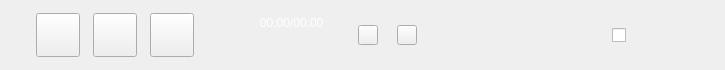
       <widget class="QWidget" name="bottomWidget" native="true">
        <property name="minimumSize">
         <size>
          <width>0</width>
          <height>70</height>
         </size>
        </property>
        <property name="maximumSize">
         <size>
          <width>16777215</width>
          <height>70</height>
         </size>
        </property>
        <property name="styleSheet">
         <string notr="true"/>
        </property>
        <layout class="QHBoxLayout" name="bottomWidgetLayout">
         <property name="spacing">
          <number>0</number>
         </property>
         <property name="leftMargin">
          <number>0</number>
         </property>
         <property name="topMargin">
          <number>0</number>
         </property>
         <property name="rightMargin">
          <number>0</number>
         </property>
         <property name="bottomMargin">
          <number>0</number>
         </property>
         <item>
          <widget class="QWidget" name="bottomLeftContainWidget" native="true">
           <property name="minimumSize">
            <size>
             <width>220</width>
             <height>0</height>
            </size>
           </property>
           <property name="maximumSize">
            <size>
             <width>220</width>
             <height>16777215</height>
            </size>
           </property>
           <layout class="QVBoxLayout" name="bottomLeftContainWidgetLayout">
            <property name="spacing">
             <number>0</number>
            </property>
            <property name="leftMargin">
             <number>0</number>
            </property>
            <property name="topMargin">
             <number>0</number>
            </property>
            <property name="rightMargin">
             <number>0</number>
            </property>
            <property name="bottomMargin">
             <number>0</number>
            </property>
            <item>
             <widget class="QWidget" name="bottomLeftWidget" native="true">
              <layout class="QHBoxLayout" name="bottomLeftWidgetLayout">
               <property name="spacing">
                <number>0</number>
               </property>
               <item>
                <widget class="QLabel" name="musicLabelMargin">
                 <property name="minimumSize">
                  <size>
                   <width>1</width>
                   <height>0</height>
                  </size>
                 </property>
                 <property name="maximumSize">
                  <size>
                   <width>1</width>
                   <height>16777215</height>
                  </size>
                 </property>
                 <property name="text">
                  <string/>
                 </property>
                </widget>
               </item>
               <item>
                <widget class="QToolButton" name="musicPrevious">
                 <property name="minimumSize">
                  <size>
                   <width>44</width>
                   <height>44</height>
                  </size>
                 </property>
                 <property name="maximumSize">
                  <size>
                   <width>44</width>
                   <height>44</height>
                  </size>
                 </property>
                 <property name="cursor">
                  <cursorShape>PointingHandCursor</cursorShape>
                 </property>
                </widget>
               </item>
               <item>
                <widget class="QToolButton" name="musicKey">
                 <property name="minimumSize">
                  <size>
                   <width>44</width>
                   <height>44</height>
                  </size>
                 </property>
                 <property name="maximumSize">
                  <size>
                   <width>44</width>
                   <height>44</height>
                  </size>
                 </property>
                 <property name="cursor">
                  <cursorShape>PointingHandCursor</cursorShape>
                 </property>
                </widget>
               </item>
               <item>
                <widget class="QToolButton" name="musicNext">
                 <property name="minimumSize">
                  <size>
                   <width>44</width>
                   <height>44</height>
                  </size>
                 </property>
                 <property name="maximumSize">
                  <size>
                   <width>44</width>
                   <height>44</height>
                  </size>
                 </property>
                 <property name="cursor">
                  <cursorShape>PointingHandCursor</cursorShape>
                 </property>
                </widget>
               </item>
              </layout>
             </widget>
            </item>
           </layout>
          </widget>
         </item>
         <item>
          <widget class="QWidget" name="bottomCenterWidget" native="true">
           <property name="styleSheet">
            <string notr="true"/>
           </property>
           <layout class="QGridLayout" name="bottomCenterWidgetLayout">
            <property name="leftMargin">
             <number>0</number>
            </property>
            <property name="topMargin">
             <number>0</number>
            </property>
            <property name="rightMargin">
             <number>0</number>
            </property>
            <property name="bottomMargin">
             <number>0</number>
            </property>
            <property name="horizontalSpacing">
             <number>5</number>
            </property>
            <property name="verticalSpacing">
             <number>0</number>
            </property>
            <item row="1" column="5">
             <widget class="QLabel" name="rightMargin">
              <property name="minimumSize">
               <size>
                <width>10</width>
                <height>0</height>
               </size>
              </property>
              <property name="maximumSize">
               <size>
                <width>10</width>
                <height>16777215</height>
               </size>
              </property>
              <property name="text">
               <string/>
              </property>
             </widget>
            </item>
            <item row="1" column="1">
             <layout class="QVBoxLayout" name="musicQualityWindow">
              <property name="spacing">
               <number>6</number>
              </property>
             </layout>
            </item>
            <item row="3" column="0" colspan="6">
             <widget class="MusicTimerSliderWidget" name="musicTimeWidget" native="true">
              <property name="minimumSize">
               <size>
                <width>0</width>
                <height>40</height>
               </size>
              </property>
              <property name="maximumSize">
               <size>
                <width>16777215</width>
                <height>40</height>
               </size>
              </property>
              <property name="styleSheet">
               <string notr="true"/>
              </property>
             </widget>
            </item>
            <item row="1" column="4">
             <widget class="QWidget" name="timeWidget" native="true">
              <property name="minimumSize">
               <size>
                <width>80</width>
                <height>0</height>
               </size>
              </property>
              <property name="maximumSize">
               <size>
                <width>80</width>
                <height>16777215</height>
               </size>
              </property>
              <property name="styleSheet">
               <string notr="true"/>
              </property>
              <layout class="QHBoxLayout" name="timeWidgetLayout">
               <property name="spacing">
                <number>0</number>
               </property>
               <property name="leftMargin">
                <number>0</number>
               </property>
               <property name="topMargin">
                <number>0</number>
               </property>
               <property name="rightMargin">
                <number>0</number>
               </property>
               <property name="bottomMargin">
                <number>0</number>
               </property>
               <item>
                <widget class="QLabel" name="playCurrentTime">
                 <property name="styleSheet">
                  <string notr="true">color:#FFFFFF;</string>
                 </property>
                 <property name="text">
                  <string>00:00</string>
                 </property>
                 <property name="alignment">
                  <set>Qt::AlignRight|Qt::AlignTrailing|Qt::AlignVCenter</set>
                 </property>
                </widget>
               </item>
               <item>
                <widget class="QLabel" name="playTotalTime">
                 <property name="styleSheet">
                  <string notr="true">color:#FFFFFF;</string>
                 </property>
                 <property name="text">
                  <string>/00:00</string>
                 </property>
                 <property name="alignment">
                  <set>Qt::AlignLeading|Qt::AlignLeft|Qt::AlignVCenter</set>
                 </property>
                </widget>
               </item>
              </layout>
             </widget>
            </item>
            <item row="1" column="2" colspan="2">
             <widget class="MusicMarqueeWidget" name="showCurrentSong" native="true">
              <property name="styleSheet">
               <string notr="true">color:#FFFFFF;font-weight:bold;font-size:15px;</string>
              </property>
              <property name="text" stdset="0">
               <string>当前无正在播放的歌曲</string>
              </property>
             </widget>
            </item>
            <item row="0" column="0" colspan="6">
             <widget class="QLabel" name="topMargin">
              <property name="text">
               <string/>
              </property>
             </widget>
            </item>
            <item row="1" column="0">
             <widget class="QLabel" name="leftMargin">
              <property name="minimumSize">
               <size>
                <width>10</width>
                <height>0</height>
               </size>
              </property>
              <property name="maximumSize">
               <size>
                <width>10</width>
                <height>16777215</height>
               </size>
              </property>
              <property name="text">
               <string/>
              </property>
             </widget>
            </item>
           </layout>
          </widget>
         </item>
         <item>
          <widget class="QWidget" name="bottomRightWidget" native="true">
           <property name="minimumSize">
            <size>
             <width>380</width>
             <height>0</height>
            </size>
           </property>
           <property name="maximumSize">
            <size>
             <width>380</width>
             <height>16777215</height>
            </size>
           </property>
           <property name="styleSheet">
            <string notr="true"/>
           </property>
           <layout class="QHBoxLayout" name="bottomRightWidgetLayout">
            <property name="spacing">
             <number>15</number>
            </property>
            <property name="rightMargin">
             <number>0</number>
            </property>
            <item>
             <widget class="QToolButton" name="musicBestLove">
              <property name="minimumSize">
               <size>
                <width>20</width>
                <height>20</height>
               </size>
              </property>
              <property name="maximumSize">
               <size>
                <width>20</width>
                <height>20</height>
               </size>
              </property>
              <property name="cursor">
               <cursorShape>PointingHandCursor</cursorShape>
              </property>
              <property name="focusPolicy">
               <enum>Qt::NoFocus</enum>
              </property>
              <property name="checkable">
               <bool>true</bool>
              </property>
             </widget>
            </item>
            <item>
             <widget class="QToolButton" name="musicDownload">
              <property name="minimumSize">
               <size>
                <width>20</width>
                <height>20</height>
               </size>
              </property>
              <property name="maximumSize">
               <size>
                <width>20</width>
                <height>20</height>
               </size>
              </property>
              <property name="cursor">
               <cursorShape>PointingHandCursor</cursorShape>
              </property>
              <property name="focusPolicy">
               <enum>Qt::NoFocus</enum>
              </property>
             </widget>
            </item>
            <item>
             <widget class="MusicMoreFunctionsPopWidget" name="musicMoreFunction" native="true">
              <property name="minimumSize">
               <size>
                <width>20</width>
                <height>20</height>
               </size>
              </property>
              <property name="maximumSize">
               <size>
                <width>20</width>
                <height>20</height>
               </size>
              </property>
              <property name="cursor">
               <cursorShape>PointingHandCursor</cursorShape>
              </property>
              <property name="focusPolicy">
               <enum>Qt::NoFocus</enum>
              </property>
              <property name="checkable" stdset="0">
               <bool>true</bool>
              </property>
             </widget>
            </item>
            <item>
             <widget class="MusicPlayBackModePopWidget" name="musicPlayMode" native="true">
              <property name="minimumSize">
               <size>
                <width>20</width>
                <height>20</height>
               </size>
              </property>
              <property name="maximumSize">
               <size>
                <width>20</width>
                <height>20</height>
               </size>
              </property>
              <property name="cursor">
               <cursorShape>PointingHandCursor</cursorShape>
              </property>
              <property name="focusPolicy">
               <enum>Qt::NoFocus</enum>
              </property>
             </widget>
            </item>
            <item>
             <widget class="MusicVolumePopWidget" name="musicSound" native="true">
              <property name="minimumSize">
               <size>
                <width>20</width>
                <height>20</height>
               </size>
              </property>
              <property name="maximumSize">
               <size>
                <width>20</width>
                <height>20</height>
               </size>
              </property>
              <property name="text" stdset="0">
               <string/>
              </property>
             </widget>
            </item>
            <item>
             <widget class="MusicEnhancedPopWidget" name="musicEnhancedButton" native="true">
              <property name="minimumSize">
               <size>
                <width>40</width>
                <height>20</height>
               </size>
              </property>
              <property name="maximumSize">
               <size>
                <width>40</width>
                <height>20</height>
               </size>
              </property>
             </widget>
            </item>
            <item>
             <widget class="QCheckBox" name="musicDesktopLrc">
              <property name="minimumSize">
               <size>
                <width>20</width>
                <height>20</height>
               </size>
              </property>
              <property name="maximumSize">
               <size>
                <width>20</width>
                <height>20</height>
               </size>
              </property>
              <property name="text">
               <string/>
              </property>
              <property name="checkable">
               <bool>true</bool>
              </property>
              <property name="checked">
               <bool>false</bool>
              </property>
             </widget>
            </item>
            <item>
             <widget class="MusicPlayedListPopWidget" name="musicPlayedList" native="true">
              <property name="minimumSize">
               <size>
                <width>64</width>
                <height>20</height>
               </size>
              </property>
              <property name="maximumSize">
               <size>
                <width>64</width>
                <height>20</height>
               </size>
              </property>
              <property name="text" stdset="0">
               <string/>
              </property>
             </widget>
            </item>
           </layout>
          </widget>
         </item>
        </layout>
       </widget>
